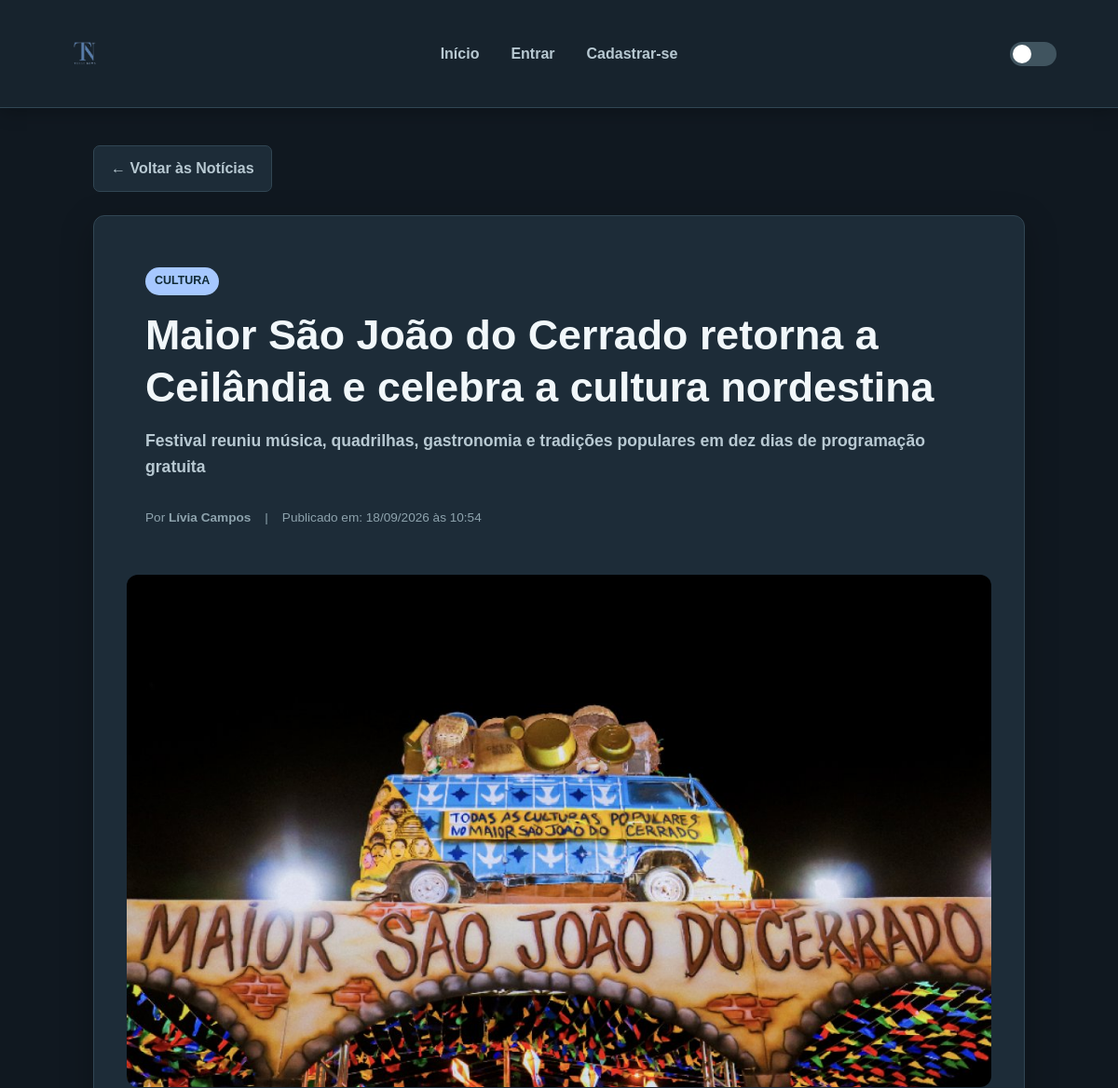
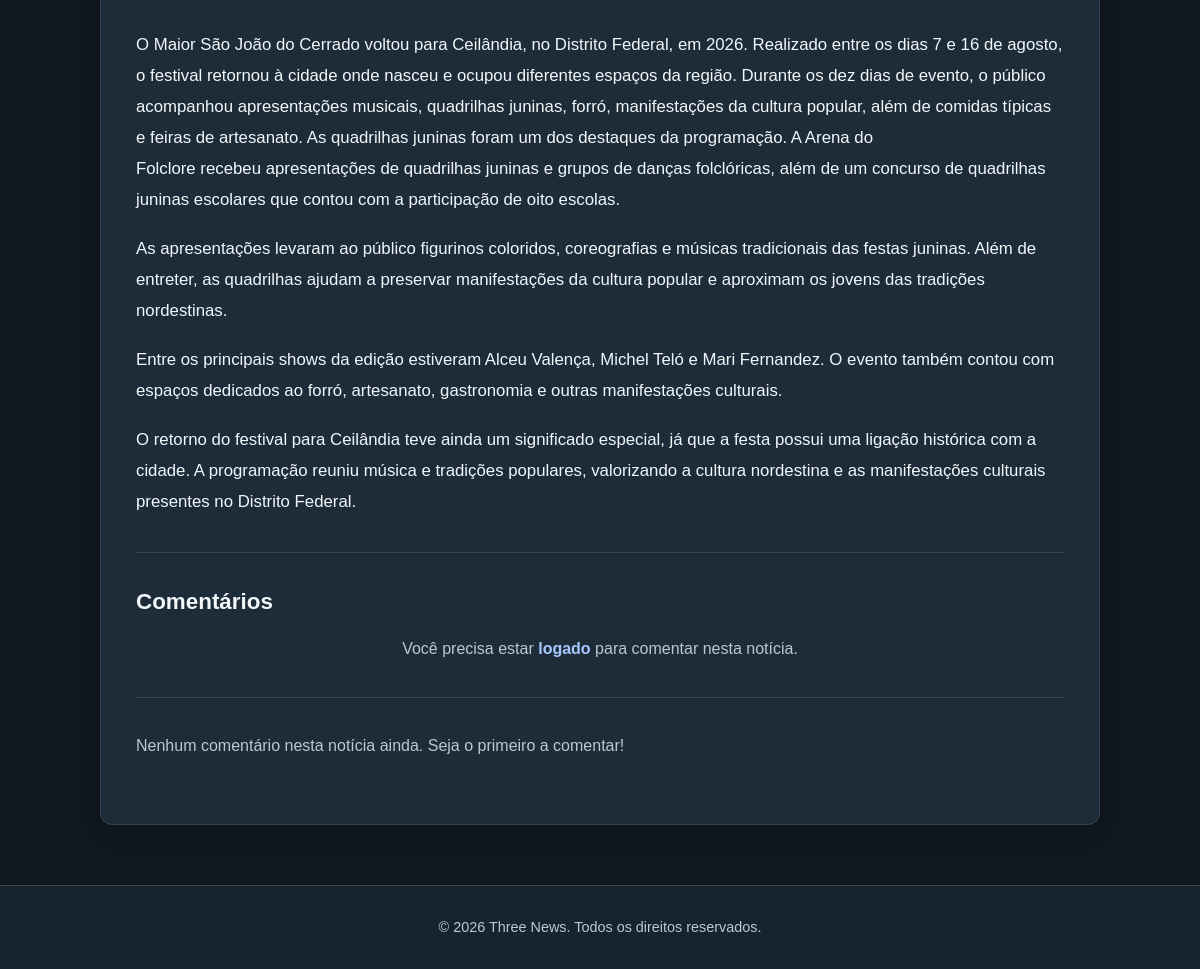
/src/pages/noticia.php?id=7, run on the app's committed database (2 pictures, top to bottom).
### tables this page shows
CREATE TABLE `noticias` (
  `id_noticia` int NOT NULL,
  `titulo` varchar(255) NOT NULL,
  `resumo` varchar(500) DEFAULT NULL,
  `conteudo` mediumtext NOT NULL,
  `imagem` varchar(255) DEFAULT NULL,
  `categoria` varchar(100) NOT NULL,
  `autor` varchar(100) NOT NULL,
  `data_publicacao` datetime DEFAULT CURRENT_TIMESTAMP
);

### src/pages/noticia.php (the view, shortened to what this page needs)
<?php
include("../php/conexao.php");
$id_noticia = (int) $_GET['id'];
$sql = "SELECT * FROM noticias WHERE id_noticia = ?";
$stmt = $conexao->prepare($sql);
$stmt->bind_param("i", $id_noticia);
$stmt->execute();
$resultado = $stmt->get_result();
$noticia = $resultado->fetch_assoc();
$id_usuario_logado = $_SESSION['id_usuario'] ?? 0;
$sql_comentarios = "SELECT c.id_comentario, c.id_usuario, c.comentario, c.data_comentario, c.status, u.nome,
                    COUNT(DISTINCT lk.id_curtida) AS total_likes,
                    EXISTS(SELECT 1 FROM curtidas_comentarios WHERE id_comentario = c.id_comentario AND id_usuario = ?) AS curtiu
                    FROM comentarios c
                    INNER JOIN usuarios u ON c.id_usuario = u.id_usuario
                    LEFT JOIN curtidas_comentarios lk ON c.id_comentario = lk.id_comentario
                    WHERE c.id_noticia = ?
                    GROUP BY c.id_comentario
                    ORDER BY c.data_comentario DESC";
$stmt_c = $conexao->prepare($sql_comentarios);
$stmt_c->bind_param("ii", $id_usuario_logado, $id_noticia);
$stmt_c->execute();
$resultado_comentarios = $stmt_c->get_result();
?>
<!DOCTYPE html>
<html lang="pt-BR">
<head>
    <link rel="stylesheet" href="../assets/css/style.css?v=20260905">
</head>
<body class="preload">
    <?php include('../php/header.php'); ?>
    <main class="container pagina-noticia">
        <a href="../../index.php" class="btn-voltar">← Voltar às Notícias</a>
        <article class="detalhes-noticia-wrapper">
            <header class="noticia-header">
                <span class="genero-tag"><?= htmlspecialchars($noticia['categoria']); ?></span>
                <h1><?= htmlspecialchars($noticia['titulo']); ?></h1>
                <?php if (!empty($noticia['resumo'])): ?>
                    <p class="noticia-resumo"><strong><?= htmlspecialchars($noticia['resumo']); ?></strong></p>
                <?php endif; ?>
                <div class="noticia-meta">
                    <span>Por <strong><?= htmlspecialchars($noticia['autor']); ?></strong></span> |
                    <span>Publicado em: <?= date('d/m/Y \à\s H:i', strtotime($noticia['data_publicacao'])); ?></span>
                </div>
            </header>
            <?php if (!empty($noticia['imagem'])): ?>
                <div class="noticia-capa-grande">
                    <img src="../<?= htmlspecialchars($noticia['imagem']); ?>" alt="<?= htmlspecialchars($noticia['titulo']); ?>">
                </div>
            <?php endif; ?>
            <div class="noticia-conteudo-body">
                <?= $noticia['conteudo']; ?>
            </div>
            <hr class="divisor">
            <section class="secao-comentarios-container">
                <h2>Comentários</h2>
                <?php if ($id_usuario_logado): ?>
                    <form action="../php/comentario.php" method="POST" id="formComentario">
                        <input type="hidden" name="id_noticia" value="<?= $noticia['id_noticia'] ?>">
                        <div class="campo">
                            <label for="comentario">Deixe seu comentário:</label>
                            <textarea id="comentario" name="comentario" rows="4" placeholder="Escreva o que você achou dessa notícia..." required></textarea>
                        </div>
                        <button type="submit" class="botao">Enviar Comentário</button>
                    </form>
                <?php else: ?>
                    <p class="aviso-login">
                        Você precisa estar <a class="link" href="login.php">logado</a> para comentar nesta notícia.
                    </p>
                <?php endif; ?>
                <hr class="divisor">
                <div class="lista-comentarios">
                    <?php if ($resultado_comentarios->num_rows > 0): ?>
                        <?php while ($c = $resultado_comentarios->fetch_assoc()): ?>
                            <?php $id_autor_comentario = (int) $c['id_usuario']; ?>
                            <div class="comentario-item card">
                                <div class="comentario-header">
                                    <strong><?= htmlspecialchars($c['nome']) ?></strong>
                                    <small><?= date('d/m/Y \à\s H:i', strtotime($c['data_comentario'])) ?></small>
                                </div>
                                <div class="comentario-corpo">
                                    <?php if ($c['status'] === 'analise'): ?>
                                        <p class="comentario-analise"><em>Este comentário foi denunciado e está em análise pela moderação.</em></p>
                                    <?php else: ?>
                                        <p><?= htmlspecialchars($c['comentario']) ?></p>
                                    <?php endif; ?>
                                </div>
                                <?php if ($c['status'] !== 'analise' && $id_usuario_logado): ?>
                                    <div class="comentario-acoes">
                                        <form action="../php/curtir_comentario.php" method="POST" class="d-inline">
                                            <input type="hidden" name="id_comentario" value="<?= $c['id_comentario'] ?>">
                                            <input type="hidden" name="id_noticia" value="<?= $id_noticia ?>">
                                            <button type="submit"
                                                    class="btn-acao <?= !empty($c['curtiu']) ? 'curtido' : '' ?>"
                                                    title="<?= !empty($c['curtiu']) ? 'Remover curtida' : 'Curtir comentário' ?>">
                                                <img src="../assets/img/icons/thumbs-up.png" alt="Curtir">
                                                <span><?= $c['total_likes'] ?></span>
                                            </button>
                                        </form>
                                        <?php if ($id_autor_comentario !== (int)$id_usuario_logado): ?>
                                            <form action="../php/denunciar_comentario.php" method="POST" class="d-inline" onsubmit="return confirm('Deseja denunciar este comentário para a moderação?');">
                                                <input type="hidden" name="id_comentario" value="<?= $c['id_comentario'] ?>">
                                                <input type="hidden" name="id_noticia" value="<?= $id_noticia ?>">
                                                <button type="submit" class="btn-acao btn-denunciar" title="Denunciar">
                                                    <img src="../assets/img/icons/finish.png" alt="Denunciar">
                                                </button>
                                            </form>
                                        <?php endif; ?>
                                        <?php if ($id_autor_comentario === (int)$id_usuario_logado): ?>
                                            <form action="../php/excluir_comentario.php" method="POST" class="d-inline" onsubmit="return confirm('Tem certeza que deseja apagar seu comentário?');">
                                                <input type="hidden" name="id_comentario" value="<?= $c['id_comentario'] ?>">
                                                <input type="hidden" name="id_noticia" value="<?= $id_noticia ?>">
                                                <button type="submit" class="btn-acao btn-excluir" title="Excluir meu comentário">
                                                    <img src="../assets/img/icons/trash-can.png" alt="Excluir">
                                                </button>
                                            </form>
                                        <?php endif; ?>
                                    </div>
                                <?php endif; ?>
                            </div>
                        <?php endwhile; ?>
                    <?php else: ?>
                        <p class="descricao">Nenhum comentário nesta notícia ainda. Seja o primeiro a comentar!</p>
                    <?php endif; ?>
                </div>
            </section>
        </article>
    </main>
    <?php
    include('../php/footer.php');
    ?>
</body>
</html>

### src/assets/css/style.css (style rules this page uses)
:root { --azul-principal: #a6c8ff; --azul-claro: #90e0fd; --azul-muito-claro: #a5e7fc; --azul-escuro: #267b9d; --azul-hover: #4eb3d8; --fundo: #101820; --fundo-secundario: #17232d; --fundo-card: #1d2c38; --fundo-input: #223541; --texto: #f1f7fa; --texto-secundario: #b8c9d2; --texto-fraco: #8ea3ad; --borda: #314653; --sombra: rgba(0, 0, 0, 0.25); --sucesso: #4caf78; --sucesso-fundo: #173a2a; --erro: #e57373; --erro-fundo: #421f23; --alerta: #f2c66d; --alerta-fundo: #40351c; --branco: #ffffff; --preto: #000000; --raio: 12px; --raio-pequeno: 7px; --transicao: 0.3s ease; }
* { margin: 0; padding: 0; box-sizing: border-box; }
html { scroll-behavior: smooth; }
body { font-family: Arial, Helvetica, sans-serif; background-color: var(--fundo); color: var(--texto); min-height: 100vh; line-height: 1.6; transition: background-color var(--transicao), color var(--transicao); }
img { max-width: 100%; display: block; }
a { color: inherit; text-decoration: none; }
.container { width: min(1200px, 92%); margin: 40px auto; }
main.container { min-height: calc(100vh - 220px); }
h1, h2, h3, h4 { line-height: 1.25; color: var(--texto); }
h1 { font-size: 2.2rem; margin-bottom: 15px; }
h2 { font-size: 1.4rem; }
.descricao { color: var(--texto-secundario); margin-bottom: 30px; }
.botao, .btn-salvar, .btn-voltar, .btn-acao, .botao-perigo, .btn-limpar { border: none; border-radius: var(--raio-pequeno); padding: 11px 18px; font-weight: 700; transition: transform 0.2s ease, background-color var(--transicao), color var(--transicao); }
.btn-voltar { display: inline-block; background-color: var(--fundo-card); border: 1px solid var(--borda); color: var(--texto-secundario); margin-bottom: 25px; }
.link { color: var(--azul-principal); font-weight: 700; }
.aviso-login { text-align: center; margin-top: 20px; color: var(--texto-secundario); }
.genero-tag, .tag-nivel { display: inline-block; padding: 5px 10px; border-radius: 50px; background-color: var(--azul-principal); color: #102a35; font-size: 0.78rem; font-weight: 800; text-transform: uppercase; }
.noticia-meta { display: flex; flex-wrap: wrap; gap: 8px 15px; margin-top: 15px; color: var(--texto-fraco); font-size: 0.85rem; }
.pagina-noticia { max-width: 1000px; }
.detalhes-noticia-wrapper { background-color: var(--fundo-card); border: 1px solid var(--borda); border-radius: var(--raio); padding: 35px; box-shadow: 0 10px 35px var(--sombra); }
.noticia-header { margin-bottom: 25px; display: flex; align-items: flex-start; padding: 20px; flex-direction: column; }
.noticia-header h1 { font-size: clamp(1.8rem, 4vw, 2.8rem); margin: 15px 0; }
.noticia-resumo { color: var(--texto-secundario); font-size: 1.1rem; margin-bottom: 15px; }
.noticia-capa-grande { width: 100%; margin: 30px 0; overflow: hidden; border-radius: var(--raio); }
.noticia-capa-grande img { width: 100%; max-height: 550px; object-fit: cover; }
.noticia-conteudo-body { color: var(--texto); font-size: 1.05rem; line-height: 1.85; }
.noticia-conteudo-body p { margin-bottom: 18px; }
.divisor { border: none; height: 1px; background-color: var(--borda); margin: 35px 0; }
.secao-comentarios-container { margin-top: 30px; }
.secao-comentarios-container h2 { margin-bottom: 20px; }
.lista-comentarios { display: flex; flex-direction: column; gap: 15px; }
header { display: flex; align-items: center; padding: 20px; }

### data on the page
noticias: categoria "CULTURA", titulo "Maior São João do Cerrado retorna a Ceilândia e celebra a cultura nordestina", resumo "Festival reuniu música, quadrilhas, gastronomia e tradições populares em dez dias de programação gratuita", autor "Lívia Campos", data_publicacao "18/09/2026 às 10:54", imagem (picture), conteudo "O Maior São João do Cerrado voltou para Ceilândia, no Distrito Federal, em 2026. Realizado entre os dias 7 e 16 de agosto, o festival retornou à cidade onde nasceu e ocupou diferentes espaços da região. Durante os dez dias de evento, o público acompanhou apresentações musicais, quadrilhas juninas, forró, manifestações da cultura popular, além de comidas típicas e feiras de artesanato. As quadrilhas juninas foram um dos destaques da programação. A Arena do Folclore recebeu apresentações de quadrilhas juninas e grupos de danças folclóricas, além de um concurso de quadrilhas juninas escolares que contou com a participação de oito escolas. As apresentações levaram ao público figurinos…"
